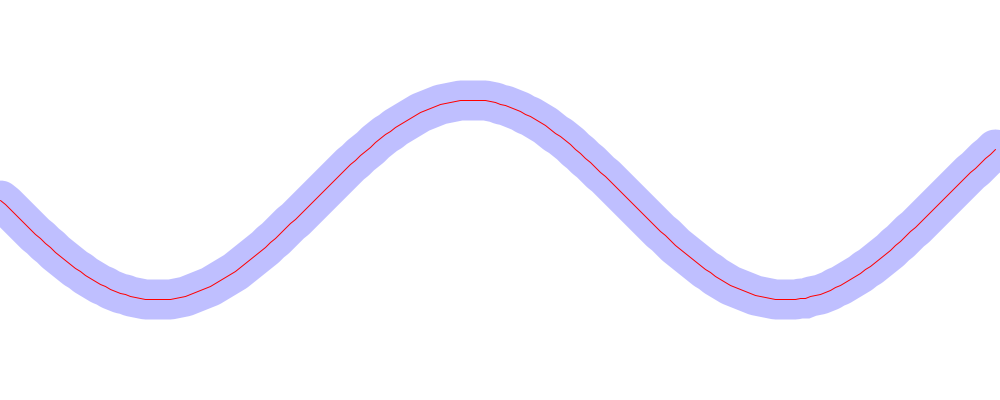
Frame 1 (no input)
Frame 60 (the mouse pressed at the canvas centre just before this capture): identical to frame 1, image omitted
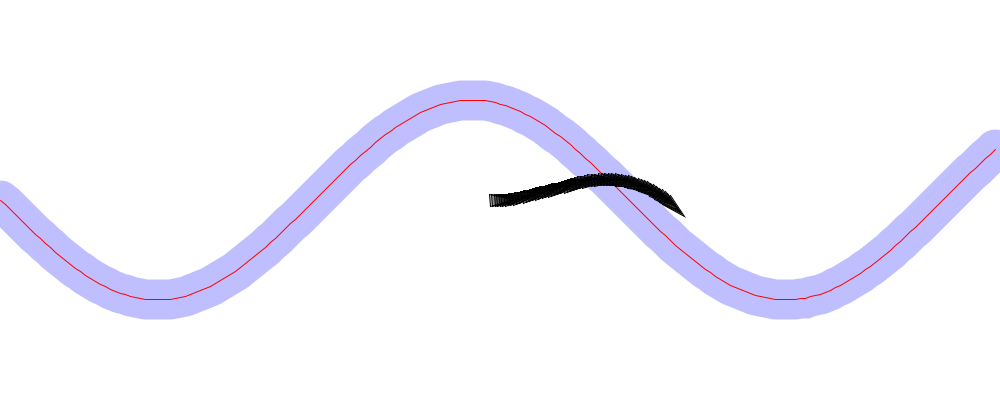
Frame 120 (the mouse held since frame 60 and released just before this capture)

The Processing sketch that drew these frames (run headless with seeded random() and noise(); from frame 60 on, the mouse is pressed at the canvas centre):

// Processing sketch: path_following
// ── path_following.pde
Path p;
Path1 p1;
ArrayList<Vehicle> vs;


void setup() {
  size(1000, 400);
  p = new Path(new PVector(0, height/2), new PVector(width, height/2));

  vs = new ArrayList<Vehicle>();

  p1 = new Path1();
}
void draw() {
  background(255);
  if (mousePressed) {
    Vehicle v = new Vehicle(mouseX, mouseY);
    vs.add(v);
  }

  p1.display();



  for (Vehicle v : vs) {
    v.follow(p1);
    v.update();
    v.borders(p1);
    v.display();
  }
}

// ── Path.pde
class Path {

  PVector start, end;
  float r;

  Path(PVector s, PVector e) {
    r = 20;
    start = s.copy();
    end = e.copy();
  }

  void display() {
    strokeWeight(r*2);
    stroke(0, 12);
    line(start.x, start.y, end.x, end.y);
    strokeWeight(1);
    stroke(0);
    line(start.x, start.y, end.x, end.y);
  }
}

// ── Path1.pde
class Path1 {

  float r;
  ArrayList<PVector> points;

  Path1() {
    r = 20;
    points  = new ArrayList<PVector>();

    //shape
    float a = 0.0;
    for (float x=0; x<width; x+=5) {
      float y = map(sin(a), -1, 1, 100, 300);
      a += 0.05;

      PVector point = new PVector(x, y);
      points.add(point);
    }
  }

  PVector getStart() {
    return points.get(0);
  }

  PVector getEnd() {
    return points.get(points.size()-1);
  }


  void display() {
    strokeWeight(r*2);
    stroke(0,0,255,64);
    noFill();
    beginShape();
    for (PVector p : points) {
      vertex(p.x, p.y);
    }
    endShape();

    strokeWeight(1);
    stroke(255,0,0);
    beginShape();
    for (PVector p : points) {
      vertex(p.x, p.y);
    }
    endShape();
  }
}

// ── vehicle.pde
class Vehicle {
  PVector loc;
  PVector vel;
  PVector acc;
  float r;

  float ir;
  float maxforce;
  float maxspeed;

  Vehicle(float x, float y) {
    loc = new PVector(x, y);
    vel = new PVector(2, 0);
    acc = new PVector(0, 0);
    r = 6;
    maxspeed = 4;
    maxforce = 0.1;
    ir = 100;
  }

  void follow(Path p) {
    PVector predict = vel.copy();
    predict.setMag(50);
    PVector predPos = PVector.add(loc, predict);

    PVector a = p.start;
    PVector b = p.end;
    PVector norm = normalP(predPos, a, b);

    PVector dir = PVector.sub(b, a);
    dir.setMag(10);
    PVector target = PVector.add(norm, dir);

    float dist = PVector.dist(predPos, norm);

    if (dist > p.r) {
      //println(dist);
      seek(target);
    }
  }

  void follow(Path1 p) {
    PVector predict = vel.copy();
    predict.setMag(50);
    PVector predPos = PVector.add(loc, predict);

    float dist = width;
    PVector target = null;

    for (int i=0; i <p.points.size()-1; i++) {
      PVector a = p.points.get(i);
      PVector b = p.points.get(i+1);
      PVector norm = normalP(predPos, a, b);
      if (norm.x < a.x || norm.x > b.x) {
        norm = b.copy();
      }

      float tdist = PVector.dist(predPos, norm);

      if (tdist < dist) {
        dist = tdist;

        PVector dir = PVector.sub(b, a);
        dir.setMag(10);
        target = PVector.add(norm, dir);
      }
    }
    //println(dist);

    if (dist > 20) {
      println(0);
      seek(target);
    }
  }

  PVector normalP(PVector p, PVector a, PVector b) {
    PVector ab = PVector.sub(b, a);
    PVector ap = PVector.sub(p, a);

    ab.normalize();
    ab.mult(ap.dot(ab));
    PVector normalPoint = PVector.add(a, ab);
    return normalPoint;
  }

  void seek(PVector target) {
    PVector desired = PVector.sub(target, loc);
    desired.setMag(maxspeed);

    PVector steer = PVector.sub(desired, vel);
    steer.limit(maxforce);

    applyForce(steer);
  }

  void applyForce(PVector force) {
    acc.add(force);
  }

  void update() {
    vel.add(acc);
    loc.add(vel);
    acc.mult(0);
  }

  void display() {
    float theta = vel.heading() + radians(90);
    fill(0, 64);
    stroke(0);
    pushMatrix();
    translate(loc.x, loc.y);
    rotate(theta);
    beginShape(TRIANGLES);
    vertex(0, -r*2);
    vertex(-r, r*2);
    vertex(r, r*2);
    endShape();
    popMatrix();
  }

  void borders(Path1 p) {
    //if (loc.x > p.end.x) {
    //  loc.x = p.start.x ;
    //  loc.y = p.start.y + (loc.y-p.end.y);
    //}

    if (loc.x > p.getEnd().x) {
      loc.x = p.getStart().x ;
      loc.y = p.getStart().y + (loc.y-p.getEnd().y);
    }
  }
}
